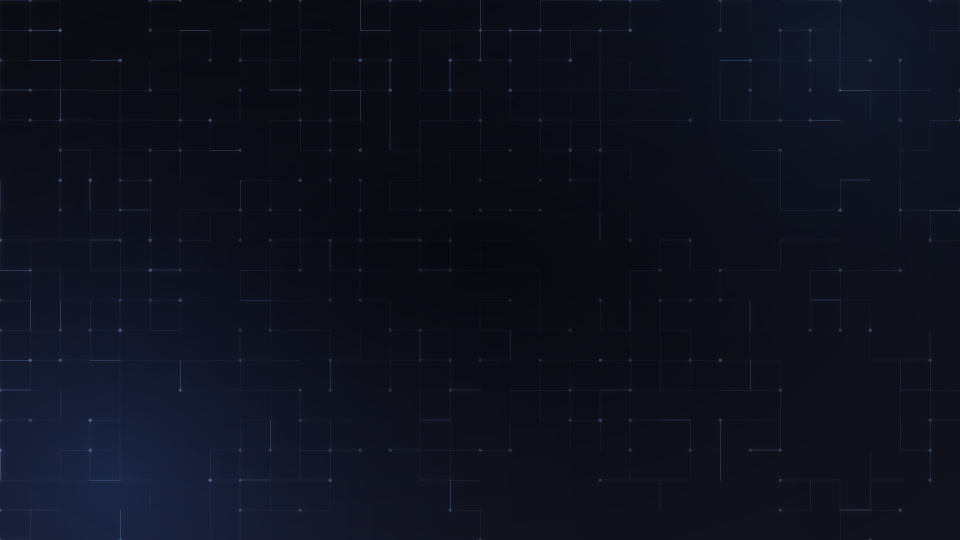
#> input picture extras/design/wallpapers/wall-circuit.png, 1920 x 1080 px (shown at 1/2 size)
$ python make_demo.py
#> lines starting #> are read from the running program, lines starting #| are printed output that depends on the picture; after the words box and inside, x2 and y2 are one past the last pixel; in counts of white or black regions, pixels touching at a corner belong together
#!/usr/bin/env python3
# -*- coding: utf-8 -*-
"""Демо-ролик нового интерфейса WAD: фуллскрин-фон + крупное окно по центру.

Кадры рисуются напрямую (PIL, без браузера) и склеиваются ffmpeg.
Запуск:
    python3 extras/design/tools/make_demo.py --still 7.0     # один кадр, для проверки
    python3 extras/design/tools/make_demo.py                 # весь ролик

Вывод: extras/design/demo/wad-demo.mp4, poster.png
"""
import argparse
import math
import os
import subprocess
import sys

import numpy as np
from PIL import Image, ImageDraw, ImageFilter, ImageFont

# ----------------------------------------------------------------------------- размеры
W, H = 1920, 1080
FPS = 30
DURATION = 26.0
CARD_W, CARD_H = 1180, 700
CARD_X, CARD_Y = (W - CARD_W) // 2, (H - CARD_H) // 2
PAD = 48
INNER_R = CARD_W - PAD          # правый край содержимого
STAMP = 12 * 3600 + 41 * 60     # «время суток» для подписей в задачах

HERE = os.path.dirname(os.path.abspath(__file__))
DESIGN = os.path.normpath(os.path.join(HERE, '..'))
BG_PATH = os.path.join(DESIGN, 'wallpapers', 'wall-circuit.png')
OUT_DIR = os.path.join(DESIGN, 'demo')

# ----------------------------------------------------------------------------- цвета
C = {
    'text':    (233, 237, 251),
    'muted':   (142, 150, 184),
    'dim':     (104, 112, 145),
    'accent1': (122, 162, 247),
    'accent2': (167, 139, 250),
    'ok':      (134, 214, 160),
    'run':     (125, 211, 252),
    'warn':    (240, 196, 120),
    'err':     (240, 142, 160),
    'card':    (16, 17, 27),
}

FONTS = {}


# [27 lines left out: functions ensure_fonts, font, not called in this run]


def tw(draw, text, weight, size):
    return draw.textlength(text, font=font(weight, size))


# ----------------------------------------------------------------------------- шкала задач
# t0/t1 — секунды ролика, когда задача начинается и заканчивается
TASKS = [
    dict(name='Первоначальная настройка ОС', t0=1.6, t1=3.6, tstart='12:41:03', tend='12:47:21',
         subs=['Настройки Edge', 'Панель задач и меню Пуск', 'Телеметрия', 'Макет профиля по умолчанию'],
         result='ok'),
    dict(name='Оптимизация и настройка ОС', t0=3.6, t1=5.6, tstart='12:47:21', tend='12:55:02',
         subs=['Удаление 33 встроенных приложений', 'OneDrive', 'Просмотр фотографий (DISM)', 'Файл подкачки'],
         result='ok'),
    dict(name='Установка системных компонентов', t0=5.6, t1=10.6, tstart='12:55:02', tend='13:07:44',
         subs=['Visual C++ 2015–2022', 'DirectX', '.NET Framework 3.5', '.NET 8.0', 'OpenAL'],
         result='ok'),
    dict(name='Установка софта', t0=10.6, t1=16.6, tstart='13:07:44', tend='13:21:10',
         subs=['Google Chrome', 'Steam', 'WinRAR', 'qBittorrent', 'ShareX', 'K-Lite Codec Pack'],
         result='warn', warn=['ShareX — установщик вернул код 1603',
                              'K-Lite Codec Pack — ссылка не отвечает']),
    dict(name='Установка и активация Microsoft Office', t0=17.4, t1=21.4, tstart='13:21:40', tend='13:34:55',
         subs=['Скачивание Office Deployment Tool', 'Установка Word, Excel, PowerPoint',
               'Привязка KMS', 'Активация'],
         result='ok'),
]
SUM_LABEL = '5'


def ease_out(t):
    return 1 - (1 - t) ** 3


def ease_io(t):
    return 3 * t * t - 2 * t * t * t


def clamp01(x):
    return max(0.0, min(1.0, x))


# [19 lines left out: functions task_state, overall_progress, not called in this run]


def clock(seconds):
    t = STAMP + int(seconds)
    return f'{(t // 3600) % 24:02d}:{(t // 60) % 60:02d}:{t % 60:02d}'


# ----------------------------------------------------------------------------- фон и подложка
def load_bg():
    bg = Image.open(BG_PATH).convert('RGB')
#> bg is the input picture: PIL image 1920x1080 RGB; mean R, G, B 14.3, 17.2, 29.6
    return bg.resize((W, H), Image.LANCZOS)


# [8 lines left out: function background_frame, not called in this run]


def make_card(bg):
    """Стеклянная подложка: размытие фона под окном + затемнение + рамка + тень."""
    blurred = bg.filter(ImageFilter.GaussianBlur(46))
    region = blurred.crop((CARD_X, CARD_Y, CARD_X + CARD_W, CARD_Y + CARD_H))
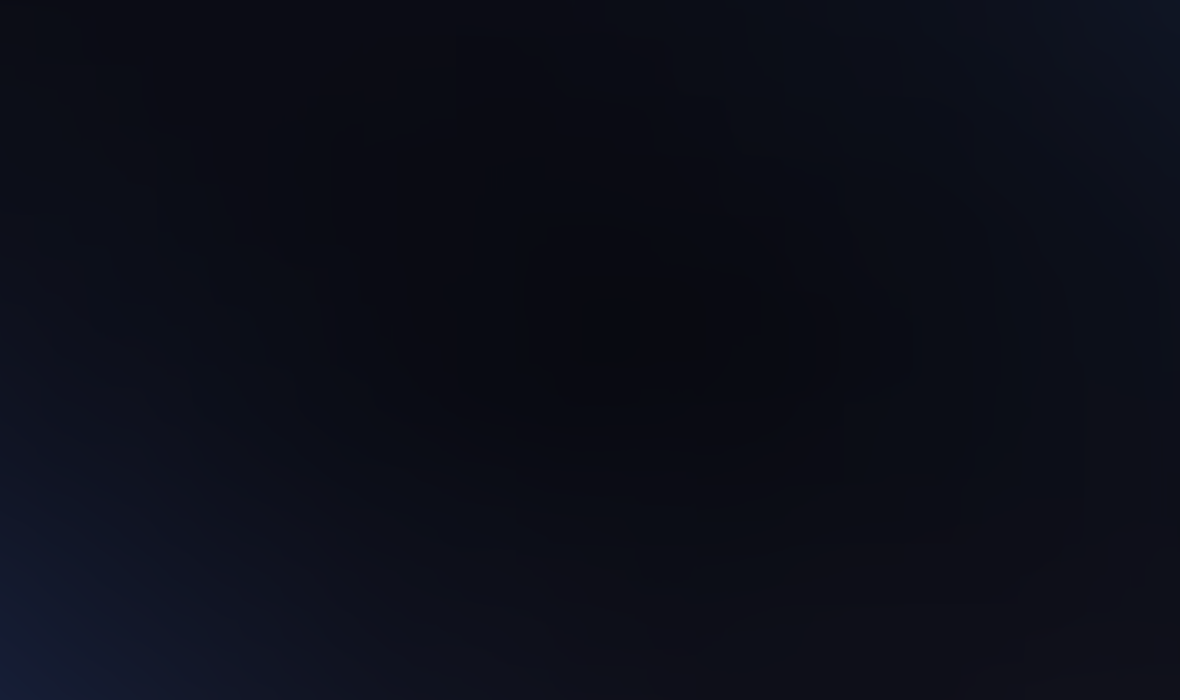
#> region: PIL image 1180x700 RGB; mean R, G, B 12.1, 14.2, 24.6

    card = Image.new('RGBA', (CARD_W, CARD_H), (0, 0, 0, 0))
#> card: PIL image 1180x700 RGBA; every value is 0
    glass = Image.blend(region.convert('RGB'), Image.new('RGB', region.size, C['card']), 0.80)
    mask = Image.new('L', (CARD_W, CARD_H), 0)
#> mask: PIL image 1180x700 L; every value is 0
    ImageDraw.Draw(mask).rounded_rectangle([0, 0, CARD_W - 1, CARD_H - 1], 30, fill=255)
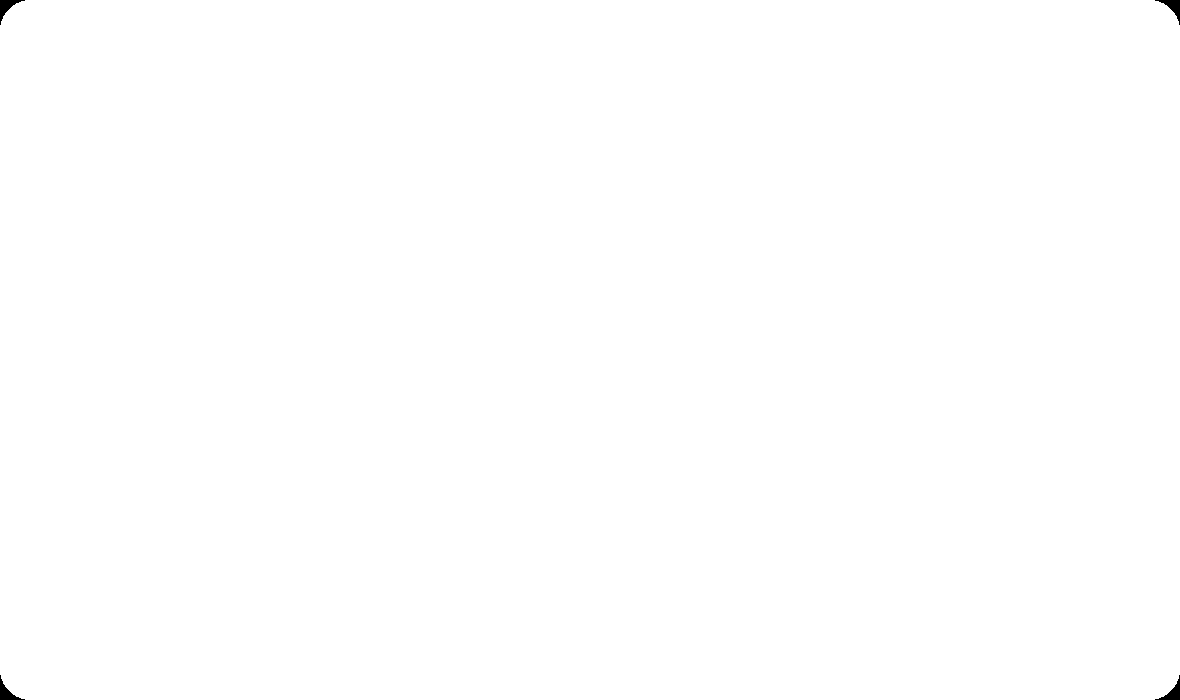
#> mask: PIL image 1180x700 L; 99.9% white; 4 black regions, box (x1, y1, x2, y2) and area: (0, 0, 25, 25) 203, (1155, 0, 1180, 25) 203, (0, 675, 25, 700) 203, (1155, 675, 1180, 700) 203
    card.paste(glass, (0, 0), mask)

    # тонкая рамка + намёк на подсветку сверху
    d = ImageDraw.Draw(card)
    d.rounded_rectangle([0, 0, CARD_W - 1, CARD_H - 1], 30, outline=(255, 255, 255, 26), width=1)
    d.rounded_rectangle([1, 1, CARD_W - 2, CARD_H - 2], 29, outline=(255, 255, 255, 10), width=1)
    top_glow = Image.new('RGBA', (CARD_W, 120), (0, 0, 0, 0))
#> top_glow: PIL image 1180x120 RGBA; every value is 0
    gd = ImageDraw.Draw(top_glow)
    for i in range(120):
        gd.line([(0, i), (CARD_W, i)], fill=(255, 255, 255, int(16 * (1 - i / 120))))
    card.alpha_composite(top_glow, (0, 0))

    # тень
    shadow = Image.new('L', (W, H), 0)
#> shadow: PIL image 1920x1080 L; every value is 0
    ImageDraw.Draw(shadow).rounded_rectangle(
        [CARD_X - 6, CARD_Y + 18, CARD_X + CARD_W + 6, CARD_Y + CARD_H + 34], 40, fill=150)
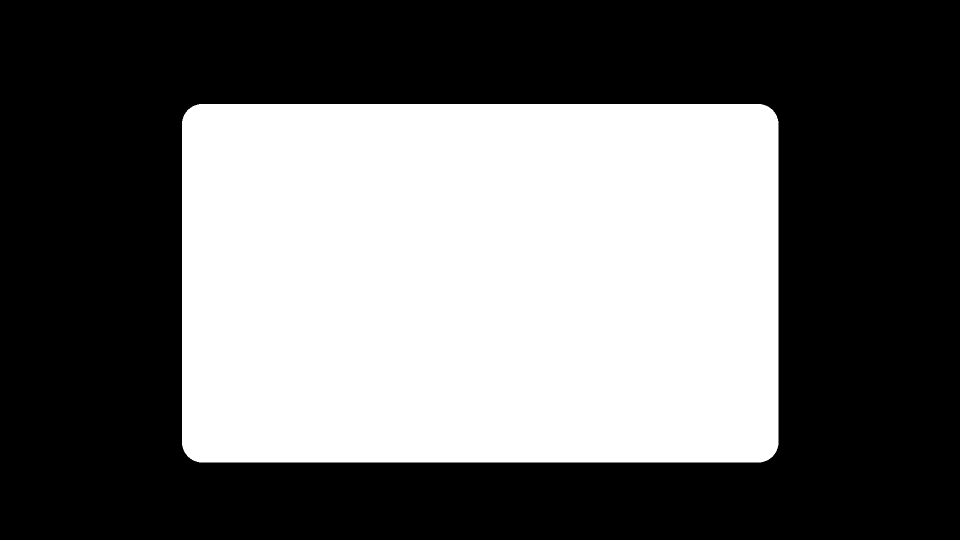
#> shadow: PIL image 1920x1080 L (shown at 1/2 size); values 0 (black) and 150 (white), 41.2% white; 1 white region, box (x1, y1, x2, y2) and area: (364, 208, 1557, 925) 853965
    shadow = shadow.filter(ImageFilter.GaussianBlur(38))
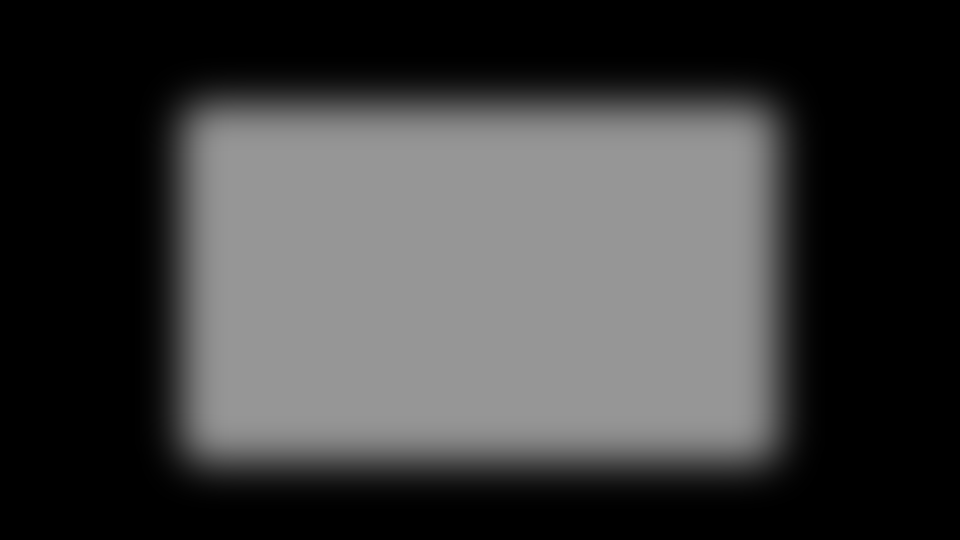
#> shadow: PIL image 1920x1080 L (shown at 1/2 size); min 0, max 150, mean 61.8
    return card, shadow


# ----------------------------------------------------------------------------- рисование содержимого
# [5 lines left out: function rounded_chip, not called in this run]


def draw_spinner(d, cx, cy, r, angle, color):
    d.arc([cx - r, cy - r, cx + r, cy + r], angle, angle + 250, fill=color, width=3)


# [204 lines left out: functions draw_state_icon, draw_content, render_frame, not called in this run]


def main():
    ap = argparse.ArgumentParser()
    ap.add_argument('--still', type=float, default=None, help='нарисовать один кадр на этой секунде')
    ap.add_argument('--fps', type=int, default=FPS)
    ap.add_argument('--duration', type=float, default=DURATION)
    args = ap.parse_args()

    os.makedirs(OUT_DIR, exist_ok=True)
    if not os.path.exists(BG_PATH):
        sys.exit(f'нет фона: {BG_PATH}. Сначала make_wallpapers.py')

    print('подготовка фона и подложки…')
    bg = load_bg()
    card, shadow = make_card(bg)

    if args.still is not None:
        p = os.path.join(OUT_DIR, f'still-{args.still:g}s.png')
        render_frame(bg, card, shadow, args.still).save(p)
        print(f'  {p}')
        return

    ffmpeg = None
    try:
        import imageio_ffmpeg
        ffmpeg = imageio_ffmpeg.get_ffmpeg_exe()
    except Exception:
        pass
    if not ffmpeg:
        sys.exit('нет ffmpeg (pip install imageio-ffmpeg)')
    out = os.path.join(OUT_DIR, 'wad-demo.mp4')
    cmd = [ffmpeg, '-y', '-f', 'rawvideo', '-pix_fmt', 'rgb24', '-s', f'{W}x{H}',
           '-r', str(args.fps), '-i', '-', '-c:v', 'libx264', '-preset', 'medium',
           '-crf', '18', '-pix_fmt', 'yuv420p', '-movflags', '+faststart', out]
    proc = subprocess.Popen(cmd, stdin=subprocess.PIPE, stdout=subprocess.DEVNULL, stderr=subprocess.PIPE)

    total = int(args.duration * args.fps)
    print(f'рендер {total} кадров ({args.duration:g} с, {args.fps} к/с)…')
    for i in range(total):
        t = i / args.fps
        proc.stdin.write(render_frame(bg, card, shadow, t).tobytes())
        if i % 60 == 0:
            print(f'  {i}/{total}')
    proc.stdin.close()
    err = proc.stderr.read().decode('utf-8', 'ignore')
    code = proc.wait()
    if code != 0:
        print(err[-2000:])
        sys.exit(f'ffmpeg вернул {code}')
    print(f'  {out} — {os.path.getsize(out) // 1024} КБ')

    render_frame(bg, card, shadow, 21.0).save(os.path.join(OUT_DIR, 'poster.png'))
    print('  poster.png')


if __name__ == '__main__':
    main()
#> (the call stopped at in main, `ffmpeg = imageio_ffmpeg.get_ffmpeg_exe()`: imageio_ffmpeg is not available in this run)

$ run again, with extras/design/wallpapers/contact-sheet.png copied over extras/design/wallpapers/wall-circuit.png
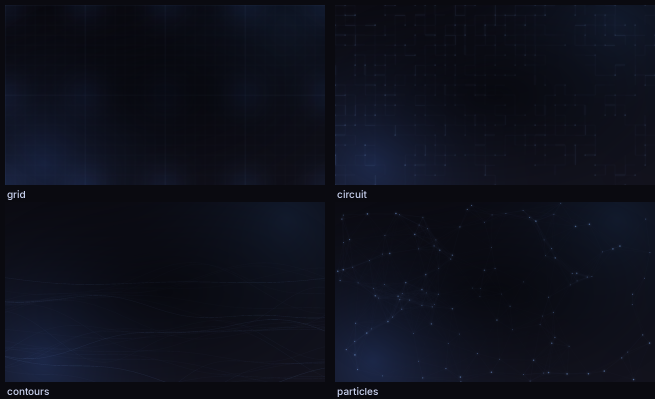
#> input picture extras/design/wallpapers/contact-sheet.png, 1310 x 798 px (shown at 1/2 size)
#> in load_bg, bg is the input picture: PIL image 1310x798 RGB; mean R, G, B 13.6, 16.1, 27.6
#> in load_bg, `return bg.resize((W, H), Image.LANCZOS)`:
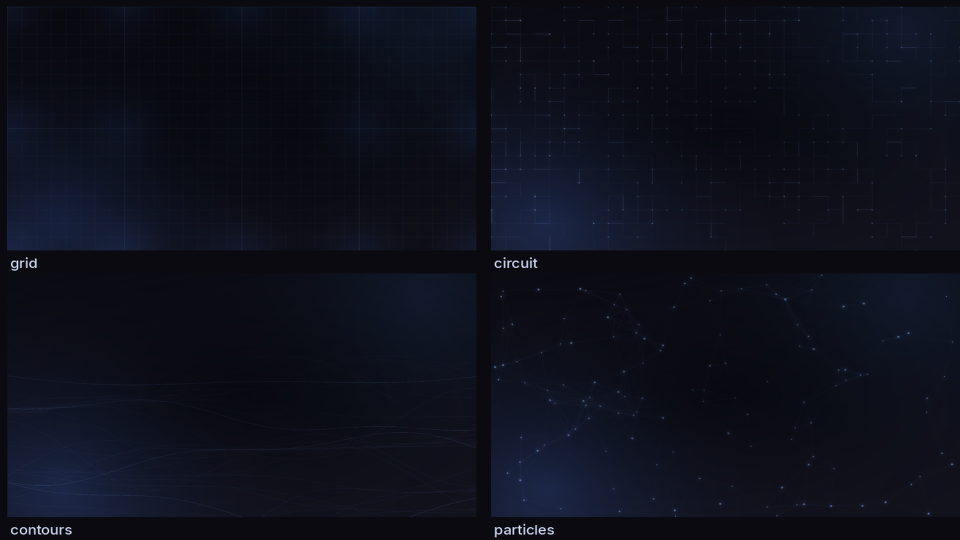
#> returned value: PIL image 1920x1080 RGB (shown at 1/2 size); mean R, G, B 13.6, 16.1, 27.6
#> in make_card, `card.alpha_composite(top_glow, (0, 0))`:
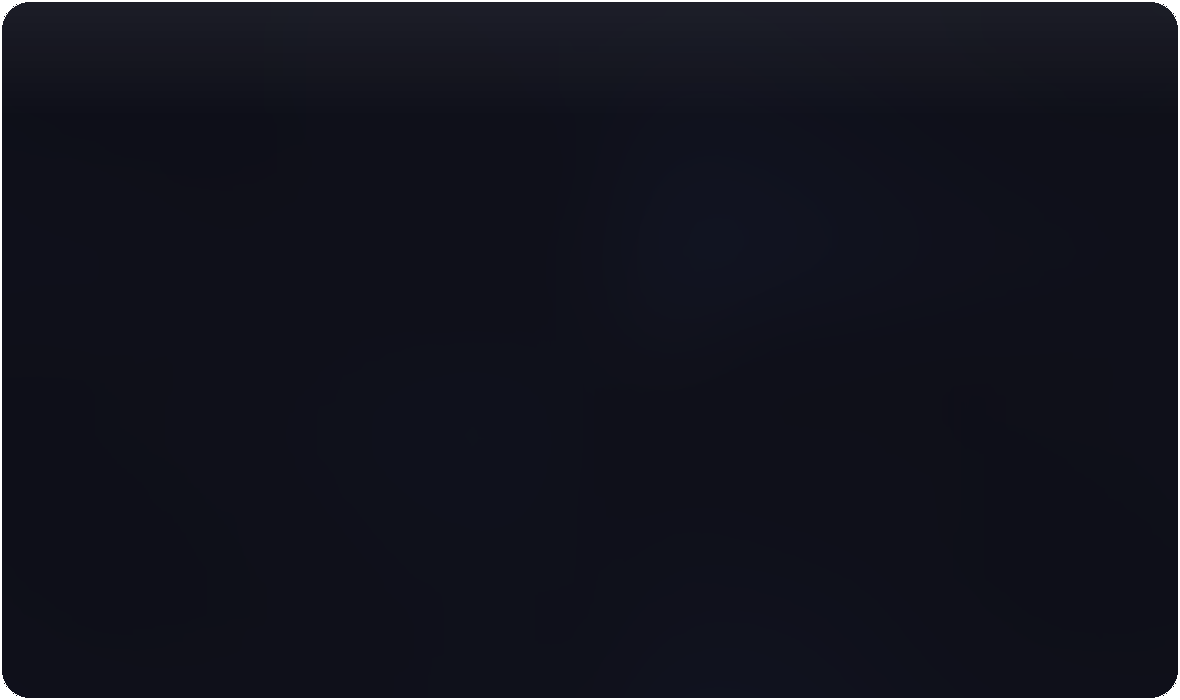
#> card: PIL image 1180x700 RGBA; mean R, G, B, A 18.4, 19.7, 29.8, 252.7; transparent parts drawn white
